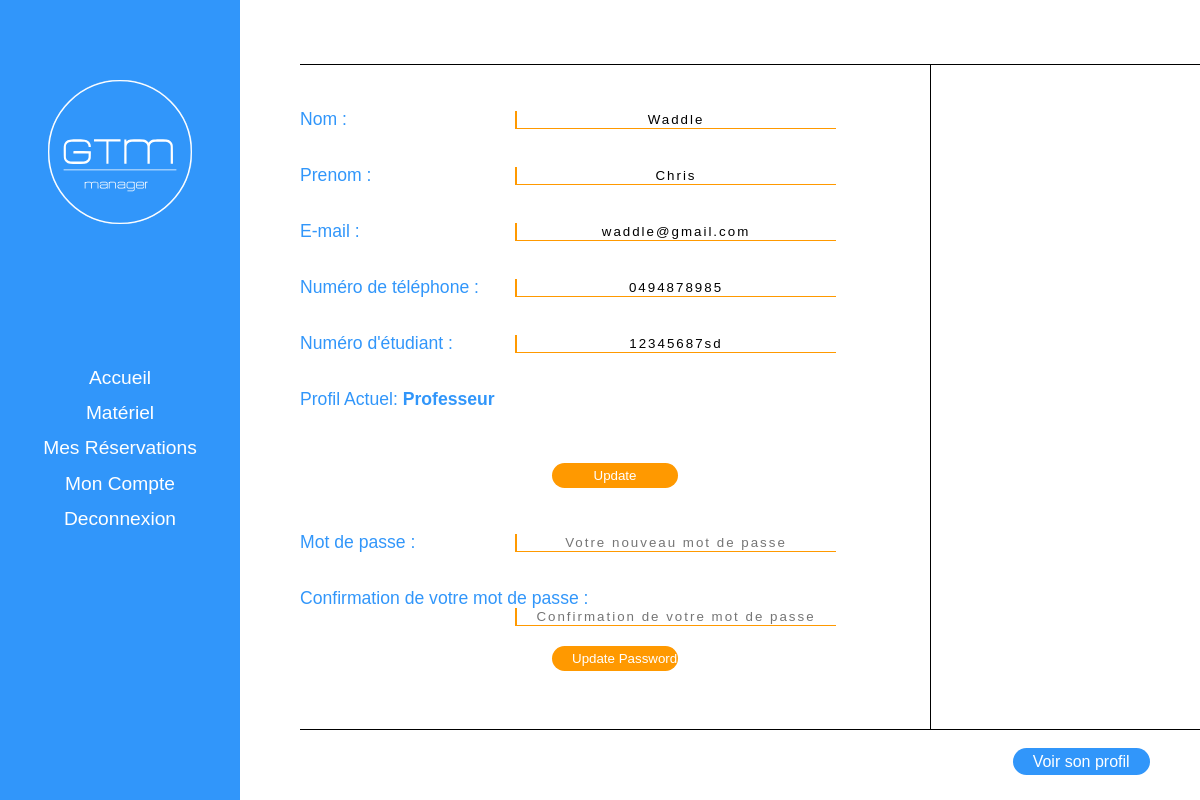
The app's page /account/edit (signed in) with its own data.
### tables this page shows
CREATE TABLE `users` (
  `id` int(9) NOT NULL,
  `name` varchar(255) NOT NULL,
  `first_name` varchar(255) NOT NULL,
  `email` varchar(255) NOT NULL,
  `phone` varchar(255) NOT NULL,
  `student_number` varchar(255) NOT NULL,
  `password` varchar(255) NOT NULL,
  `user_level` int(1) NOT NULL DEFAULT '1',
  `actif` int(1) NOT NULL DEFAULT '1'
);

### View/template/template1/pages/account/index.php (called while the page is built)
<?php
$page = 'home';
if(isset($queryURI) && isset($queryURI[1])){
    $array = ['home', 'edit'];
    if(in_array($queryURI[1], $array)){
        $page = $queryURI[1];
    }
}
require ($chemin_template.'pages/account/'. $page .'.php');

### Controller/Users.controller.php (called while the page is built, shortened)
<?php
$users = new Users($db);

### Model/Users.class.php (called while the page is built, shortened)
<?php
    class Users extends Connexion
    {
        private $_name;
        private $_firstname;
        private $_email;
        private $_phone;
        private $_student_number;
        private $_user_level;
        public function get_name()
        {
            return $this->_name;
        }
        public function get_firstname()
        {
            return $this->_firstname;
        }
        public function get_email()
        {
            return $this->_email;
        }
        public function get_phone()
        {
            return $this->_phone;
        }
        public function get_student_number()
        {
            return $this->_student_number;
        }
        public function get_user_level()
        {
            return $this->_user_level;
        }
        public function displaySingleUser($id)
        {
            $req = $this->_conn->prepare('SELECT * FROM users WHERE id =:id');
            $req->bindParam(':id', $id);
            $req->execute();
            $res = $req->fetch(PDO::FETCH_ASSOC);
            $this->_name = $res['name'];
            $this->_firstname = $res['first_name'];
            $this->_email = $res['email'];
            $this->_phone = $res['phone'];
            $this->_student_number = $res['student_number'];
            $this->_user_level = $res['user_level'];
        }
}

### Model/Connexion.class.php (called while the page is built, shortened)
<?php
class Connexion
{
    public function setConn(PDO $db)
    {
        $this->_conn = $db;
    }
}

### config.php (called while the page is built, shortened)
<?php
$counter = count(explode( '/', $_SERVER['QUERY_STRING']));
$correctSlug = "";
if($counter !== 0){
    for($i = 1;$i < $counter; $i ++){
        $correctSlug .= "../";
    }
}

### View/template/template1/pages/account/edit.php (the view, shortened to what this page needs)
<?php
    require 'Controller/Users.controller.php';
    $users->displaySingleUser($_SESSION['user_id']);
?>
<div id="menu_top"></div>
<div class="ligne"></div>
<div id="affichage">
    <form style="margin-top:30px;" method="POST">
        <div class="group_form">
            <label for="name">Nom :</label>
            <input type="text" name="name" value="<?= htmlspecialchars($users->get_name());?>">
        </div>
        <div class="group_form">
            <label for="firstname">Prenom :</label>
            <input type="text" name="firstname" value="<?= htmlspecialchars($users->get_firstname());?>">
        </div>
        <div class="group_form">
            <label for="email">E-mail :</label>
            <input type="email" name="email" value="<?= htmlspecialchars($users->get_email());?>">
        </div>
        <div class="group_form">
            <label for="phone">Numéro de téléphone :</label>
            <input type="tel" name="phone" pattern="[0-9]{10}" value="<?= htmlspecialchars($users->get_phone());?>">
        </div>
        <div class="group_form">
            <label for="student_number">Numéro d'étudiant :</label>
            <input type="text" name="student_number" value="<?= htmlspecialchars($users->get_student_number());?>">
        </div>
        <div class="group_form">
            <p>Profil Actuel: <?= $users->get_user_level() === 1 ? '<span>Élève</span>' : '<span>Professeur</span>';?></p>
        </div>
        <br>
        <input class="button_submit" type="submit" name="update" value="Update">
    </form>
    <br>
    <form style="margin-top:30px;" method="POST">
        <div class="group_form">
            <label for="password">Mot de passe :</label>
            <input type="password" name="password" required minlength=6 placeholder="Votre nouveau mot de passe">
        </div>
        <div class="group_form">
            <label for="password_confirmation">Confirmation de votre mot de passe :</label>
            <input type="password" name="password_confirmation" required minlength=6
            placeholder="Confirmation de votre mot de passe">
        </div>
        <input class="button_submit" type="submit" name="updatePassword" value="Update Password">
    </form>
</div>
<div class="ligne"></div>
<div id="legend_bottom">
    <div id="actions">
        <a class="saved" href="<?= $correctSlug ?>account">Voir son profil</a>
    </div>
</div>

### View/template/template1/css/styles.css (style rules this page uses)
html,body { font-family: 'Rajdhani', sans-serif; }
a { text-decoration: none; }
:root { --bleu:rgba(49,150,250,1); --orange:rgb(255, 153, 0); --blanc:#FFF; --noir:#000; --gris:#707070; }
.ligne { width: 100%; height: 1px; background: var(--noir); clear: both; }
#menu_top { height:8vh; width: 100%; }
#affichage { width:70%; height: 80vh; float: left; overflow-y: scroll; border-right: 1px solid var(--noir); padding: 2vh 0 1vh; }
#affichage table span, .group_form label, .group_form p { color: var(--bleu); font-size: 1.1em; }
.group_form { height: 4vh; margin: 3vh 0; }
.group_form input, .group_form select { border: none; text-align:center; float: right; width: 50%; margin-right: 15%; letter-spacing: 2px; border-bottom: 1px solid var(--orange); border-left: 2px solid var(--orange); }
.button_submit { border: none; background: var(--orange); width: 20%; margin: 0 40%; }
.group_form span { font-weight: bold; }
#legend_bottom { height:8vh; width: 100%; line-height: 8vh; clear: both; }
#actions { float: right; margin-right: 5%; text-align: right; width: 40%; }
.saved, .edit, .button_submit { color: #FFF; padding: 5px 20px; border-radius: 20px; }
.saved { background: var(--bleu); margin: 0 1.5%; }

### records on screen
users: name "Waddle", firstname "Chris", email "waddle@gmail.com", phone "0494878985", student_number "12345687sd"
